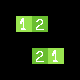

A level layout from a 2D game, rendered from its tile map. Below: a short description, then the map file with its tile-grid data intact:
An orthogonal 5x5 tile map with 16x16 px tiles, 1 tile layer (set).

<map version="1.10" tiledversion="1.10.2" orientation="orthogonal" renderorder="right-down" width="5" height="5" tilewidth="16" tileheight="16" infinite="0" nextlayerid="6" nextobjectid="1">
 <tileset firstgid="1" source="../spr_test_tileset.tsx" />
 <layer id="1" name="set" width="5" height="5" locked="1">
  <data encoding="csv">
0,0,0,0,0,
0,2,3,0,0,
0,0,0,0,0,
0,0,3,2,0,
0,0,0,0,0
</data>
 </layer>
</map>
